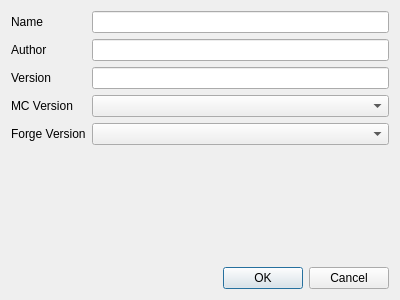
<?xml version="1.0" encoding="UTF-8"?>
<ui version="4.0">
 <class>CreateModpackDialog</class>
 <widget class="QDialog" name="CreateModpackDialog">
  <property name="geometry">
   <rect>
    <x>0</x>
    <y>0</y>
    <width>400</width>
    <height>300</height>
   </rect>
  </property>
  <property name="windowTitle">
   <string>Dialog</string>
  </property>
  <layout class="QVBoxLayout" name="verticalLayout">
   <item>
    <layout class="QFormLayout" name="formLayout">
     <item row="0" column="0">
      <widget class="QLabel" name="nameLabel">
       <property name="text">
        <string>Name</string>
       </property>
      </widget>
     </item>
     <item row="0" column="1">
      <widget class="QLineEdit" name="nameEdit"/>
     </item>
     <item row="1" column="0">
      <widget class="QLabel" name="authorLabel">
       <property name="text">
        <string>Author</string>
       </property>
      </widget>
     </item>
     <item row="1" column="1">
      <widget class="QLineEdit" name="authorEdit"/>
     </item>
     <item row="2" column="0">
      <widget class="QLabel" name="versionLabel">
       <property name="text">
        <string>Version</string>
       </property>
      </widget>
     </item>
     <item row="2" column="1">
      <widget class="QLineEdit" name="versionEdit"/>
     </item>
     <item row="3" column="0">
      <widget class="QLabel" name="mcVersionLabel">
       <property name="text">
        <string>MC Version</string>
       </property>
      </widget>
     </item>
     <item row="3" column="1">
      <widget class="QComboBox" name="mcVersionSelect"/>
     </item>
     <item row="4" column="0">
      <widget class="QLabel" name="forgeVersionLabel">
       <property name="text">
        <string>Forge Version</string>
       </property>
      </widget>
     </item>
     <item row="4" column="1">
      <widget class="QComboBox" name="forgeVersionSelect"/>
     </item>
    </layout>
   </item>
   <item>
    <widget class="QDialogButtonBox" name="buttonBox">
     <property name="orientation">
      <enum>Qt::Horizontal</enum>
     </property>
     <property name="standardButtons">
      <set>QDialogButtonBox::Cancel|QDialogButtonBox::Ok</set>
     </property>
    </widget>
   </item>
  </layout>
 </widget>
 <resources/>
 <connections>
  <connection>
   <sender>buttonBox</sender>
   <signal>accepted()</signal>
   <receiver>CreateModpackDialog</receiver>
   <slot>accept()</slot>
   <hints>
    <hint type="sourcelabel">
     <x>248</x>
     <y>254</y>
    </hint>
    <hint type="destinationlabel">
     <x>157</x>
     <y>274</y>
    </hint>
   </hints>
  </connection>
  <connection>
   <sender>buttonBox</sender>
   <signal>rejected()</signal>
   <receiver>CreateModpackDialog</receiver>
   <slot>reject()</slot>
   <hints>
    <hint type="sourcelabel">
     <x>316</x>
     <y>260</y>
    </hint>
    <hint type="destinationlabel">
     <x>286</x>
     <y>274</y>
    </hint>
   </hints>
  </connection>
 </connections>
</ui>
